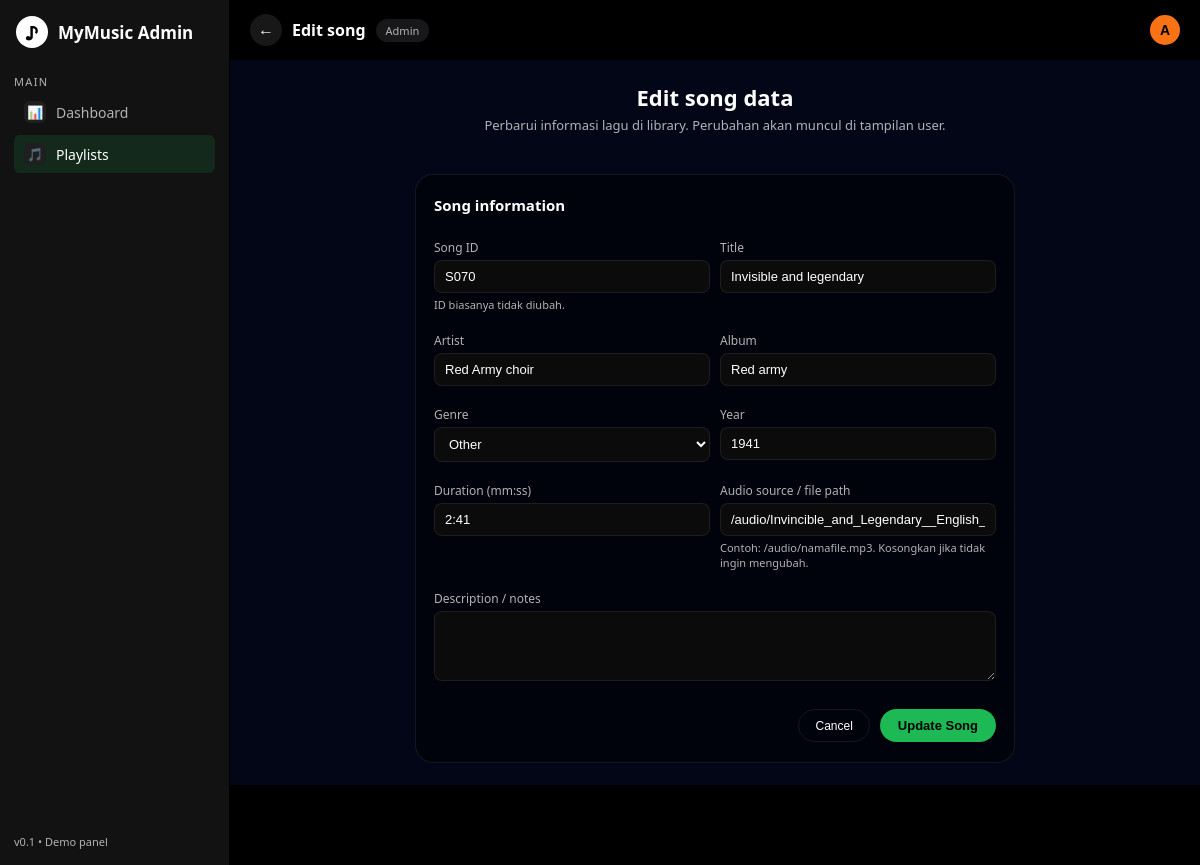
Page /admin/edit-song/70 (signed in) on the earlier database version.
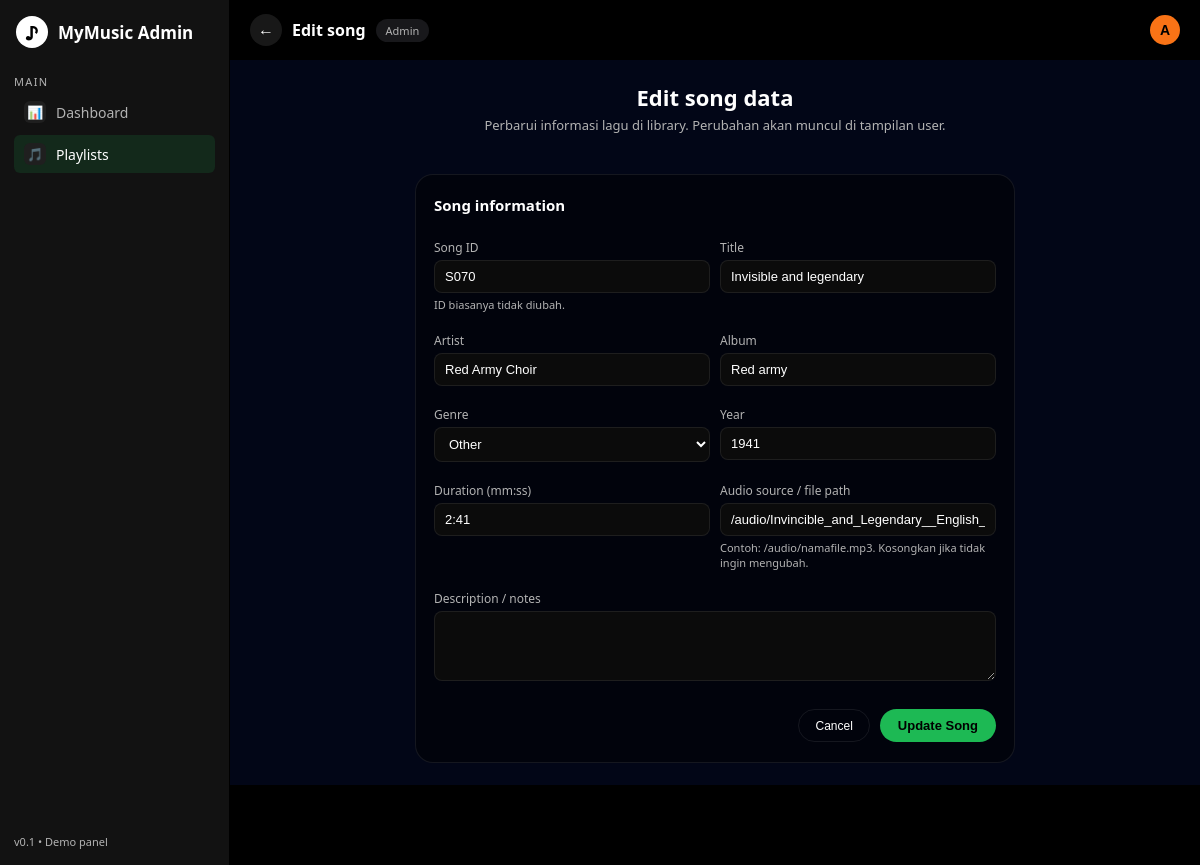
Same page on the later database version.
### app.py (models this page shows)
class Song(db.Model):
    id = db.Column(db.Integer, primary_key=True)
    title = db.Column(db.String(200), nullable=False)
    artist = db.Column(db.String(120), nullable=False)
    album = db.Column(db.String(120))
    genre = db.Column(db.String(50))
    year = db.Column(db.Integer)
    duration_ms = db.Column(db.Integer)
    cover_url = db.Column(db.String(500))
    audio_url = db.Column(db.String(500))
    description = db.Column(db.Text)
    created_at = db.Column(db.DateTime, default=datetime.utcnow)
    playlists = db.relationship(
        "Playlist",
        secondary=playlist_song,
        back_populates="songs"
    )

### app.py (the view, shortened to what this page needs)
@app.route("/admin/edit-song/<int:song_id>", methods=["GET", "POST"])
def admin_edit_song(song_id):
    user = get_current_user()
    if not user:
        session.clear()
        return redirect(url_for("login"))
    if user.role != "admin":
        return redirect(url_for("home_page"))
    song = Song.query.get_or_404(song_id)
    errors = []
    return render_template(
        "admin_edit_song.html",
        current_user=user,
        song=song,
        errors=errors,
    )

### app.py (called while the page is built)
def get_current_user():
    email = session.get("user_email")
    if not email:
        return None
    return User.query.filter_by(email=email).first()

### templates/admin_edit_song.html (shortened to what the changed rows need)
<!DOCTYPE html>
<html lang="en">
<head>
</head>
<body>
<div class="app">
  <main class="main">
    <div class="content">
      <div class="content-inner">
        <div class="page-header">
          <h1 class="page-title">Edit song data</h1>
        </div>
        <section class="form-layout">
          <form class="form-card"
                method="POST"
                action="{{ url_for('admin_edit_song', song_id=song.id) }}">
            <h2 class="form-card-title">Song information</h2>
            {% set total_seconds = (song.duration_ms or 0) // 1000 %}
            {% set mins = total_seconds // 60 %}
            {% set secs = total_seconds % 60 %}
            {% set duration_str = mins ~ ':' ~ ('0' if secs < 10 else '') ~ secs %}
            <div class="form-row">
              <div class="form-group">
                <label for="song-id">Song ID</label>
                <input id="song-id"
                       type="text"
                       value="S{{ '%03d' % song.id }}"
                       readonly />
                <span class="hint">ID biasanya tidak diubah.</span>
              </div>
              <div class="form-group">
                <label for="song-title">Title</label>
                <input id="song-title"
                       name="title"
                       type="text"
                       value="{{ song.title }}" />
              </div>
            </div>
            <div class="form-row">
              <div class="form-group">
                <label for="song-artist">Artist</label>
                <input id="song-artist"
                       name="artist"
                       type="text"
                       value="{{ song.artist }}" />
              </div>
              <div class="form-group">
                <label for="song-album">Album</label>
                <input id="song-album"
                       name="album"
                       type="text"
                       value="{{ song.album or '' }}" />
              </div>
            </div>
            <div class="form-row">
              <div class="form-group">
                <label for="song-year">Year</label>
                <input id="song-year"
                       name="year"
                       type="number"
                       value="{{ song.year or '' }}" />
              </div>
            </div>
            <div class="form-row">
              <div class="form-group">
                <label for="song-duration">Duration (mm:ss)</label>
                <input id="song-duration"
                       name="duration"
                       type="text"
                       value="{{ duration_str if song.duration_ms else '' }}" />
              </div>
              <div class="form-group">
                <label for="song-file">Audio source / file path</label>
                <input id="song-file"
                       name="audio_url"
                       type="text"
                       value="{{ song.audio_url or '' }}" />
                <span class="hint">
                  Contoh: /audio/namafile.mp3. Kosongkan jika tidak ingin mengubah.
                </span>
              </div>
            </div>
          </form>
        </section>
      </div>
    </div>
  </main>
</div>
</body>
</html>

Differences in the rows shown:
changed Song "Invisible and legendary": artist "Red Army choir" → "Red Army Choir"
